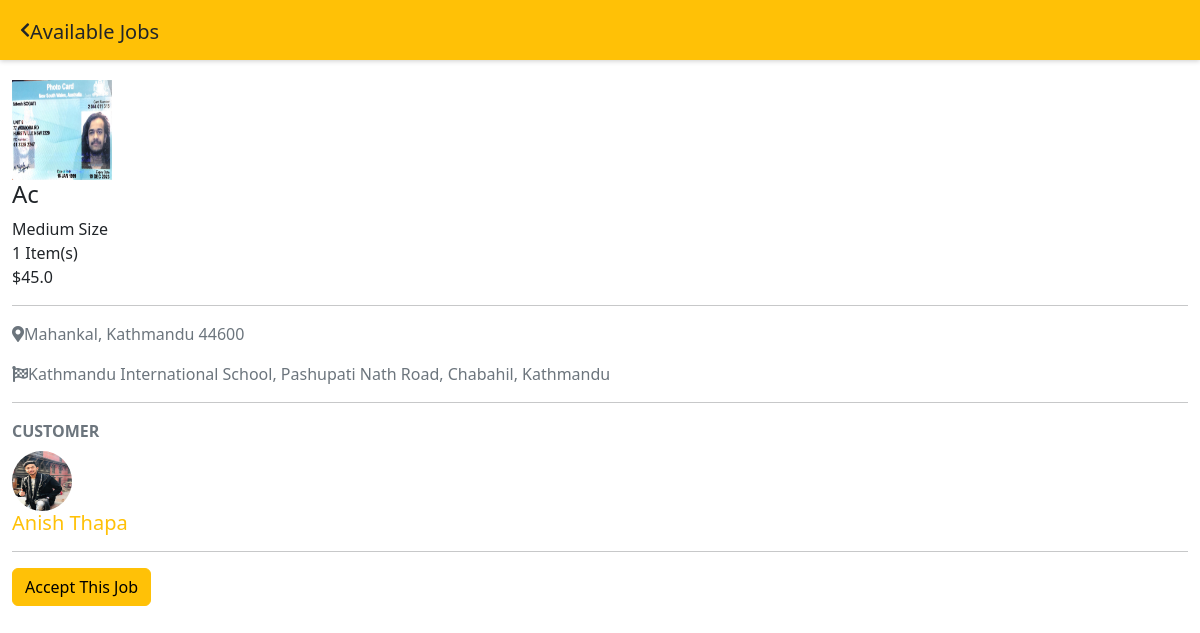
The app's page /courier/jobs/available/d23c8fa732104146b087a5ea23ec5345/ (signed in) with its own data.
### mainapp/models.py (models this page shows, shortened)
class Job(models.Model):
  SMALL_SIZE = "small"
  MEDIUM_SIZE = "medium"
  LARGE_SIZE = "large"
  SIZES = (
    (SMALL_SIZE, 'Small'),
    (MEDIUM_SIZE, 'Medium'),
    (LARGE_SIZE, 'Large'),
  )
  CREATING_STATUS = 'creating'
  PROCESSING_STATUS = 'processing'
  PICKING_STATUS = 'picking'
  DELIVERING_STATUS = 'delivering'
  COMPLETED_STATUS = 'completed'
  CANCELED_STATUS = 'canceled'
  STATUSES = (
    (CREATING_STATUS, 'Creating'),
    (PROCESSING_STATUS, 'Processing'),
    (PICKING_STATUS, 'Picking'),
    (DELIVERING_STATUS, 'Delivering'),
    (COMPLETED_STATUS, 'Completed'),
    (CANCELED_STATUS, 'Canceled'),
  )
  id = models.UUIDField(primary_key=True, default=uuid.uuid4, editable=False)
  customer = models.ForeignKey(Customer, on_delete=models.CASCADE)
  courier = models.ForeignKey(Courier, on_delete=models.CASCADE, null=True, blank=True)
  name = models.CharField(max_length=255)
  description = models.CharField(max_length=255)
  category = models.ForeignKey(Category, on_delete=models.SET_NULL, null=True, blank=True)
  size = models.CharField(max_length=20, choices=SIZES, default=MEDIUM_SIZE)
  quantity = models.IntegerField(default=1)
  photo = models.ImageField(upload_to='job/photos/')
  status = models.CharField(max_length=20, choices=STATUSES, default=CREATING_STATUS)
  created_at = models.DateTimeField(default=timezone.now)
  pickup_address = models.CharField(max_length=255, blank=True)
  pickup_lat = models.FloatField(default=0)
  pickup_lng = models.FloatField(default=0)
  pickup_name = models.CharField(max_length=255, blank=True)
  pickup_phone = models.CharField(max_length=50, blank=True)
  delivery_address = models.CharField(max_length=255, blank=True)
  delivery_lat = models.FloatField(default=0)
  delivery_lng = models.FloatField(default=0)
  delivery_name = models.CharField(max_length=255, blank=True)
  delivery_phone = models.CharField(max_length=50, blank=True)
  duration = models.IntegerField(default=0)
  distance = models.FloatField(default=0)
  price = models.FloatField(default=0)
  pickup_photo = models.ImageField(upload_to='job/pickup_photos/', null=True, blank=True)
  pickedup_at = models.DateTimeField(null=True, blank=True)
  delivery_photo = models.ImageField(upload_to='job/delivery_photos/', null=True, blank=True)
  delivered_at = models.DateTimeField(null=True, blank=True)

class Customer(models.Model):
    user=models.OneToOneField(User,on_delete=CASCADE)
    avatar = models.ImageField(upload_to='customer/avatars',blank=True,null=True)
    phone_number = models.CharField(max_length=50, blank=True)
    stripe_customer_id = models.CharField(max_length=255, blank=True)
    stripe_payment_method_id = models.CharField(max_length=255, blank=True)
    stripe_card_last4 = models.CharField(max_length=255, blank=True)

### mainapp/courier/views.py (the view)
# urls.py: path('jobs/available/<id>/', courier_views.available_job_page, name="available_job"),
@login_required(login_url="/sign-in/?next=/courier/")
def available_job_page(request, id):
    job = Job.objects.filter(id=id, status=Job.PROCESSING_STATUS).last()
    if not job:
        return redirect(reverse('courier:available_jobs'))
    if request.method == 'POST':
        job.courier = request.user.courier
        job.status = Job.PICKING_STATUS
        job.save()
        return redirect(reverse('courier:available_jobs'))
    return render(request, 'courier/available_job.html',{
        "job": job,
    })

### mainapp/templates/courier/available_job.html (shortened to what this page needs)
{% extends 'courier/base.html' %}
{% load static %}
{% block content%}
<div class="header">
  <a href="{% url 'courier:available_jobs' %}" class="mr-2">
    <i class="fas fa-chevron-left text-dark"></i>
  </a>
  <h5 class="mt-1 mb-0">Available Jobs</h5>
</div>
<div class="container-fluid" style="padding-top: 80px">
  <div class="media">
    <img src="{{ job.photo.url }}" class="rounded-lg mr-3" width="100" height="100">
    <div class="media-body">
      <h4>{{ job.name }}</h4>
      <span>{{ job.get_size_display }} Size</span><br />
      <span>{{ job.quantity }} Item(s)</span><br />
      <span>${{ job.price }}</span>
    </div>
  </div>
  <hr />
  <div class="d-flex align-items-center text-secondary mb-3">
    <i class="fas fa-map-marker-alt"></i>
    <span class="ml-2">{{ job.pickup_address }}</span>
  </div>
  <div class="d-flex align-items-center text-secondary mb-2">
    <i class="fas fa-flag-checkered"></i>
    <span class="ml-2">{{ job.delivery_address }}</span>
  </div>
  <hr />
  <b class="text-secondary">CUSTOMER</b>
  <div class="media align-items-center mt-2">
    <img
      src="{% if job.customer.avatar %}{{ job.customer.avatar.url }}{% else %}{% static 'img/avatar.png' %}{% endif %}"
      class="rounded-circle mr-3" width="60" height="60">
    <div class="media-body">
      <h5 class="text-warning">{{ job.customer.user.get_full_name }}</h5>
    </div>
  </div>
  <hr />
  <form method="POST">
    <button class="btn btn-warning btn-block">Accept This Job</button>
  </form>
</div>
{% endblock %}

### mainapp/templates/courier/available_job.html (style rules this page uses)
.header { position: fixed; top: 0; left: 0; right: 0; height: 60px; display: flex; align-items: center; padding: 0 20px; background-color: #FFC106; box-shadow: 0 1px 5px rgba(0, 0, 0, 0.2); }

### records on screen
Job: photo (picture), name "Ac", size "Medium", quantity "1", price "45.0", pickup_address "Mahankal, Kathmandu 44600", delivery_address "Kathmandu International School, Pashupati Nath Road, Chabahil, Kathmandu", customer.avatar (picture), customer.user.get_full_name "Anish Thapa"
